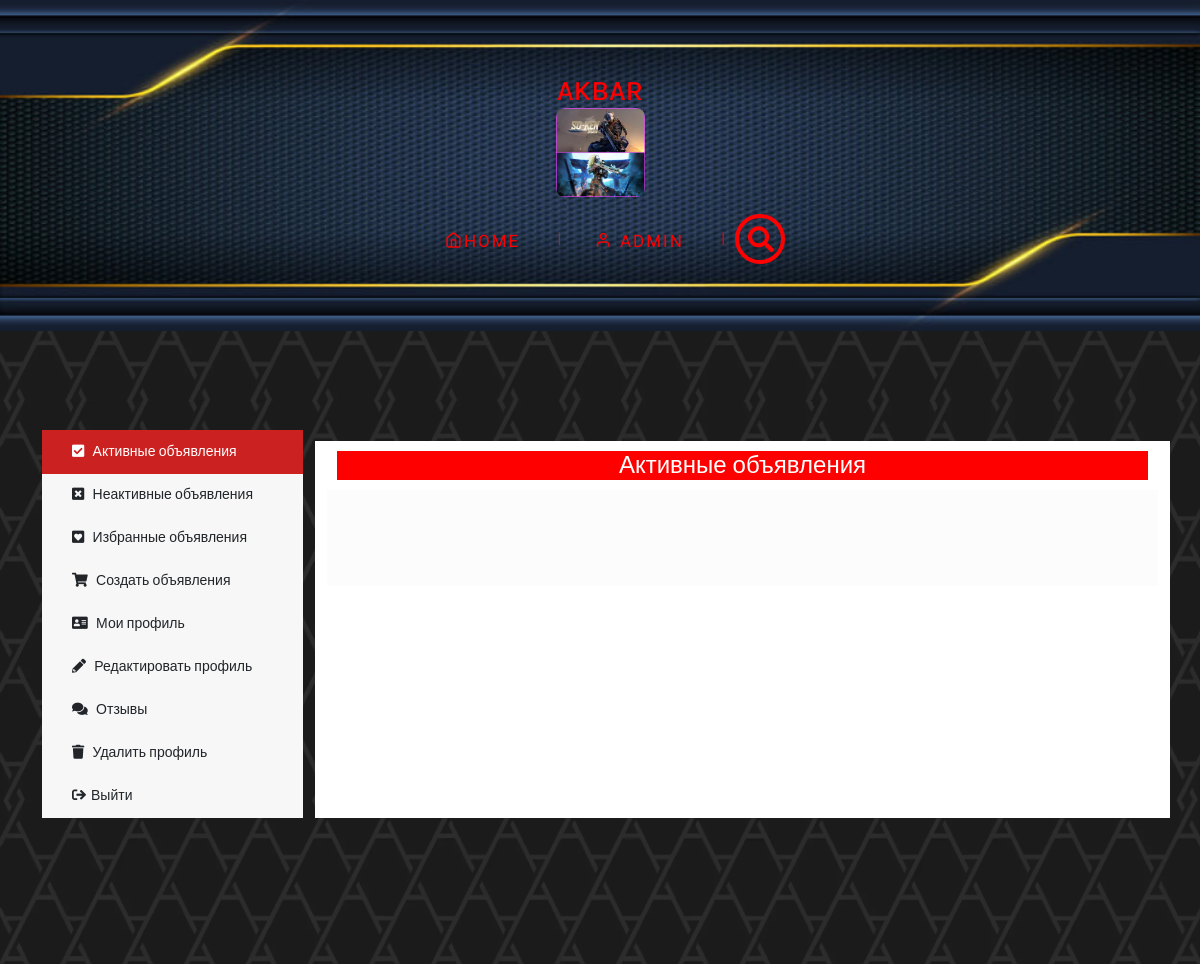
Page /accaunt/admin (signed in, upper part) on the earlier database version.
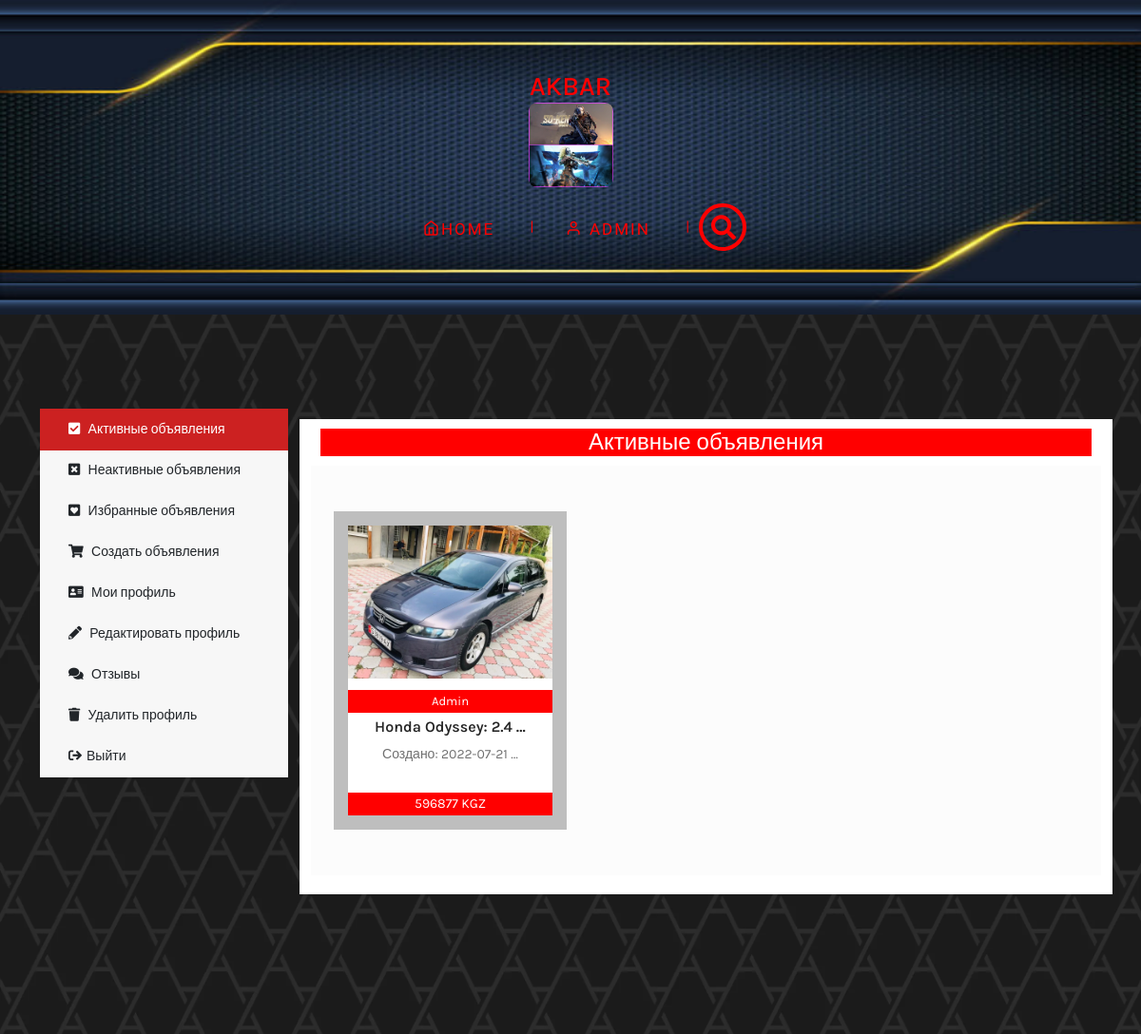
Same page on the later database version.
### apps/settings/models.py (models this page shows, shortened)
class Setting(models.Model):
    title = models.CharField(max_length=100)
    description = models.TextField()
    logo = models.ImageField(upload_to = 'logo/')
    phone = models.CharField(max_length=255)
    address = models.CharField(max_length=255)
    email = models.EmailField(max_length=150, blank=True, null=True)
    facebook = models.URLField(blank=True, null=True)
    twitter = models.URLField(blank=True, null=True)
    youtube = models.URLField(blank=True, null=True)
    instagram = models.URLField(blank=True, null=True)
    linkedin = models.URLField(blank=True, null=True)
    class Meta:
        verbose_name = "Настройка"
        verbose_name_plural = "Настройки"

### apps/users/models.py (models this page shows)
class User(AbstractUser):
    profile_image = models.ImageField(upload_to = 'profile_image/')
    phone = models.CharField(max_length=100)
    slug = models.SlugField(blank=True, null = True, unique = True, verbose_name="Человекопонятный URL (само генерация)")
    def __str__(self):
        return self.username
    class Meta:
        verbose_name = "Пользователь"
        verbose_name_plural = "Пользователи"

### apps/posts/models.py (models this page shows, shortened)
class Post(models.Model):
    user = models.ForeignKey(User, on_delete=models.CASCADE, related_name='post_user')
    title = models.CharField(max_length=255)
    description = models.TextField()
    category = models.ForeignKey(Category, on_delete=models.CASCADE, related_name="post_category", blank=True, null=True)
    price = models.PositiveIntegerField()
    post_image = models.ImageField(upload_to = "post_image/")
    created = models.DateTimeField(auto_now_add=True)
    CHOICE_CURRENCY = (
        ('KGZ', 'KGZ'),
        ('USD', 'USD'),
        ('EURO', 'EURO'),
        ('RUB', 'RUB'),
        ('Договорная', 'Договорная'),
    )
    currency = models.CharField(choices=CHOICE_CURRENCY, default='Договорная', max_length=100)
    valid = models.BooleanField(default=True)
    STATUS_POST = (
        ('Free', 'Free'),
        ('Pro', 'Pro'),
    )
    status = models.CharField(choices=STATUS_POST, max_length=10, default='Free')
    slug = models.SlugField(blank=True, null = True, unique = True, verbose_name="Человекопонятный URL (само генерация)")
    class Meta:
        verbose_name = "Обявление"
        verbose_name_plural = "Обявления"

### apps/users/views.py (the view, shortened to what this page needs)
# urls.py: path('accaunt/<str:slug>', profile, name = "profile"),
def profile(request, slug):
    setting = Setting.objects.latest('id')
    user = User.objects.get(slug = slug)
    users = User.objects.all()
    posts = Post.objects.all()
    favorite = FavoritePost.objects.all()
    categories = Category.objects.all()
    counts = 0
    for post1 in posts:
        if post1.user == user:
            counts += 1
    if request.method == "POST":
        if 'delete' in request.POST:
            user = User.objects.get(slug = slug)
            user.delete()
            return redirect('user_login')
    if request.method == "POST":
        rating = request.POST.get('rating')
        title =request.POST.get('title')
        text =request.POST.get('text')
        comment = UserComment.objects.create(user = request.user, comment_user = user, rating = 5, text = text, title = title)
        return redirect('profile', user.slug)
    context = {
        'user' : user,
        'setting' : setting,
        'posts' : posts,
        'favorite' : favorite,
        'users' : users,
        'categories' : categories,
        'counts' : counts,
    }
    return render(request, 'users/profile.html', context)

### templates/users/profile.html (shortened to what this page needs)
{% extends 'include/homepage.html' %}
{% load static %}
{% block content %}
{% if request.user.is_authenticated and request.user == user %}
    <div class="section section-padding mt-n6">
        <div class="container">
            <div class="row">
                <div class="col-xl-3 col-md-4" style="margin-bottom: 50px;">
                    <div class="my-account-menu mt-6">
                        <ul class="nav account-menu-list flex-column">
                            <li>
                                <a class="active" data-bs-toggle="pill" href="my-account.html#pills-activ"><i class="fa fa-check-square"></i> Активные объявления</a>
                            </li>
                            <li>
                                <a data-bs-toggle="pill" href="my-account.html#pills-deactiv"><i class="fa fa-times-square"></i> Неактивные объявления</a>
                            </li>
                            <li>
                                <a data-bs-toggle="pill" href="my-account.html#pills-favorite"><i class="fa fa-heart-square"></i> Избранные объявления</a>
                            </li>
                            <li>
                                <a data-bs-toggle="pill" href="my-account.html#pills-post"><i class="fa fa-shopping-cart"></i> Создать объявления</a>
                            </li>
                            <li>
                                <a data-bs-toggle="pill" href="my-account.html#pills-profile"><i class="fa fa-address-card"></i> Мои профиль</a>
                            </li>
                            <li>
                                <a data-bs-toggle="pill" href="my-account.html#pills-update"><i class="fa fa-pencil"></i> Редактировать профиль</a>
                            </li>
                            <li>
                                <a data-bs-toggle="pill" href="my-account.html#pills-comment"><i class="fa fa-comments"></i> Отзывы</a>
                            </li>
                            <li>
                                <a data-bs-toggle="pill" href="my-account.html#pills-delete"><i class="fa fa-trash"></i> Удалить профиль</a>
                            </li>
                            <li>
                                <a href="{% url 'logout' %}"><i class="fa fa-sign-out"></i>Выйти</a>
                            </li>
                        </ul>
                    </div>
                </div>
                <div class="col-xl-9 col-md-8" style="text-align: center;background-color: white; margin-top: 10px; padding-bottom: 20px; margin-bottom: 50px;" >
                    <div class="tab-content my-account-tab mt-6" id="pills-tabContent">
                    <div class="tab-pane fade show active" id="pills-activ">
                        <div class="my-account-activ account-wrapper">
                            <h4 class="account-title-01">Активные объявления</h4>
                            <div class="album py-5">
                                <div class="container">
                                    <div class="row row-cols-2 row-cols-sm-2 row-cols-md-2 row-cols-xl-3 row-cols-xxl-4 g-4">
                                        {% for post in user.post_user.all %}
                                        {% if post.valid == True %}
                                        <div class="col">
                                            <div class="product-item" style="max-height: 550px; background-color: rgba(109, 109, 109, 0.438)">
                                                <div class="image-block">
                                                    <a href="{% url 'post_detail' post.slug %}">
                                                    <img src="{{ post.post_image.url }}" alt="asd" style="max-height: 300px;">
                                                    </a>
                                                </div>
                                                <div class="product-desc">
                                                    <div class="username">
                                                    <a href="{% url 'profile' user.slug %}" class="features">{{ post.user }}</a>
                                                    </div>
                                                <h4 class="product-name"><a href="{% url 'post_detail' post.slug %}">{{ post.title | truncatewords:3 }}</a></h4>
                                                <p class="panel-product-actions" >Создано: {{ post.created| truncatewords:1 }}</p>
                                                <div class="product-price">
                                                    {% if post.currency != 'Договорная' %}
                                                    <span>{{ post.price }} {{ post.currency }}</span>
                                                    {% else %}
                                                    <span>{{ post.currency }}</span>
                                                    {% endif %}
                                                </div>
                                                </div>
                                            </div>
                                        </div>
                                        {% endif %}
                                        {% endfor %}
                                    </div>
                                </div>
                            </div>
                        </div>
                    </div>
                    </div>
                </div>
            </div>
        </div>
    </div>
    {% endif%}
    {% endblock %}

### templates/include/homepage.html (shortened to what this page needs)
{% load static %}
<!DOCTYPE html>
<html lang="en">
<head>
    <link rel="stylesheet" href="{% static 'assets/css/vendor/plugins.min.css' %}">
    <link rel="stylesheet" href="{% static 'assets/css/style.min.css' %}">
</head>
<div class="section" style="background-image: url(../../media/logo/pngtree-blue-carbon-background-with-sport-style-and-golden-light-image_371487.jpg); background-repeat:no-repeat; background-size: 100% 100%;">
    <div class="container" style="margin-bottom: -80px; margin-top: 50px;">
        <div class="header-top">
                <div class="row">
                    <div class="col-lg-4">
                    </div>
                    <div class="col-lg-4">
                        <div class="header-logo text-center">
                            <h3 style="color: red;">{{ setting.title }}</h3w>
                            <a href="{% url 'index' %}"><img src="{{ setting.logo.url }}" width="25%" alt="" style="border-radius: 10%;"></a>
                        </div>
                    </div>
                    <div class="col-lg-4">
                    </div>
                </div>
            </div>
        </div>
        <div class="header-bottom" style="margin-bottom: 50px;">
            <div class="container">
                <ul class="menu-main">
                    <ul>
                        <li class="active">
                            <a href="{% url 'index' %}"><i class="icon-home"></i>Home</a>
                        </li>
                        {% if request.user.is_authenticated %}
                        <li class="active">
                            <a href="{% url 'profile' request.user.slug %}"><i class="icon-user"></i> {{ request.user.username}} </a>
                        {% else %}
                        <li><a href="{% url 'user_login' %}">Войти</a></li>
                        <li><a href="{% url 'register' %}">Зарегистрироваться</a></li>
                        {% endif %}
                        <li>
                            <div class="box">
                                <form name="search" action="{% url 'post_search' %}">
                                    <input type="text" class="input" name="key">
                                </form>
                                <i class="fas fa-search"></i>
                            </div>
                        </li>
                    </ul>
                  </ul>
            </div>
        </div>
</div>
<body style="background-image: url(../../media/logo//22222.webp); background-size: 100%">
    {% block content %}
    {% endblock %}
</body>
</html>

### templates/include/homepage.html (style rules this page uses)
.menu-main { background-color: #ff0000; }
.menu-main { list-style: none; margin: 40px 0 5px; padding: 25px 0 5px; text-align: center; background: rgba(255, 0, 0, 0); }
.menu-main li { display: inline-block; }
.menu-main li:after { content: "|"; color: #ff0000; display: inline-block; vertical-align: top; }
.menu-main li:last-child:after { content: none; }
.menu-main a { text-decoration: none; font-family: 'Ubuntu Condensed', sans-serif; letter-spacing: 2px; position: relative; padding-bottom: 20px; margin: 0 34px 0 30px; font-size: 17px; text-transform: uppercase; display: inline-block; transition: color .2s; }
.menu-main a, .menu-main a:visited { color: #ff0000; }
.menu-main a:before, .menu-main a:after { content: ""; position: absolute; height: 4px; top: auto; right: 50%; bottom: -5px; left: 50%; background: #ffffff; transition: .8s; }
.box { position: relative; }
.input { margin-left:10px ; padding: 10px; width: 50px; height: 50px; background: none; border: 4px solid rgb(255, 0, 0); border-radius: 50px; box-sizing: border-box; font-family: Comic Sans MS; font-size: 26px; color: rgb(255, 4, 4); outline: none; transition: .5s; align-items: center; }
.box i { position: absolute; top: 50%; right: -2px; transform: translate(-50%,-50%); font-size: 26px; color: rgb(255, 0, 0); transition: .2s; }

### templates/users/profile.html (style rules this page uses)
.account-title-01 { margin: 10px; color: white; background-color: red; }
.album { background-color: rgb(252, 252, 252); }
.product-price { background-color: red; color: white; padding: 5px; }
.username { color: white; background-color:red; }
.image-block { max-height: 220px; }

Differences in the rows shown:
now on this page (row edited): Post: post_image (picture), user "Admin", title "Honda Odyssey: 2.4 …", created "2022-07-21 …", price "596877", currency "KGZ"
